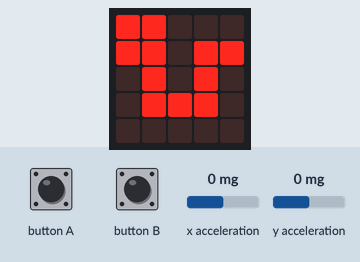
Bench run of a program on a simulated BBC micro:bit running MicroPython. Parts: the board's 5×5 LED display. Inputs (shaded band) come from the test bench; at power-on: x acceleration 0 mg, y acceleration 0 mg.

Above: at 1.2 s.
1.3 s: button A pressed for 0.15 s
At 1.8 s:
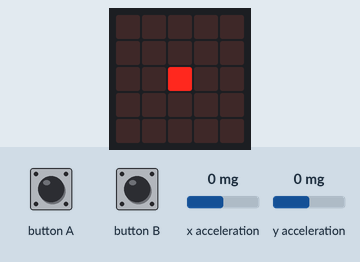
Timing chart, 0 to 4.3 s (numbered marks = the images above; inputs shaded):
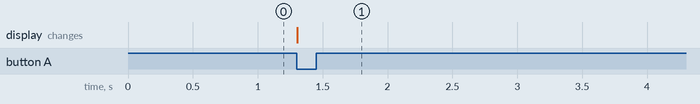

The program:

snake_2.py
```python
from microbit import *


def wait_for_button():
    while not (button_a.was_pressed() or button_b.was_pressed()):
        sleep(1)

# tag::handle_input[]
class Game:

    def handle_input(self):
        acc_x = accelerometer.get_x()
        acc_y = accelerometer.get_y()

        if abs(acc_x) > abs(acc_y):
            if acc_x < -100:  # <1>
                self.x -= 1
            if acc_x > 100:
                self.x += 1

        else:
            if acc_y < -100:
                self.y -= 1
            if acc_y > 100:
                self.y += 1
# end::handle_input[]

    def reset(self):
        # Initial values
        self.x = 2
        self.y = 2

    def draw(self):
        display.clear()
        display.set_pixel(self.x, self.y, 9)


    def game_over(self):
        return False


game = Game() # Create our game object.
game.reset() # Reset the game state.

display.show(Image.SNAKE)
wait_for_button()

while not game.game_over():
    game.handle_input()
    game.draw()
    sleep(250)
```

Measured:
- after the input at 1.3 s, the display: changes at once (image 1)
